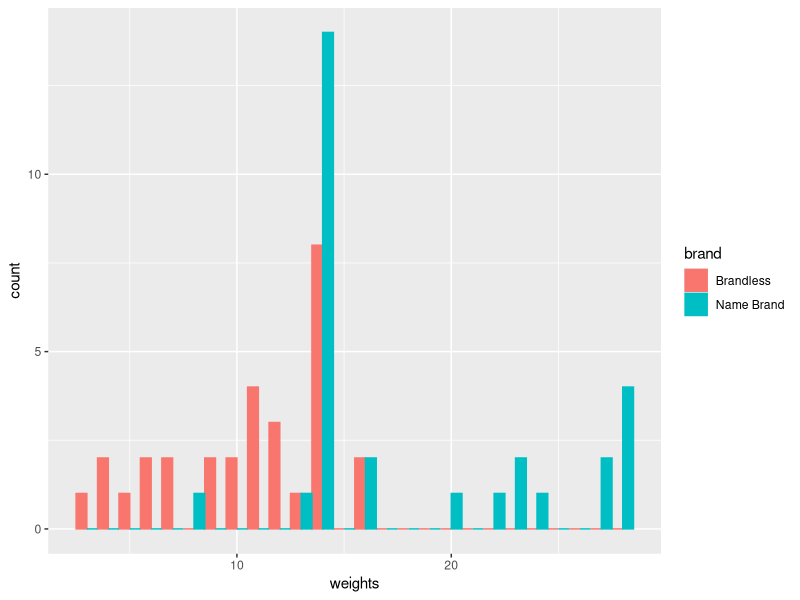
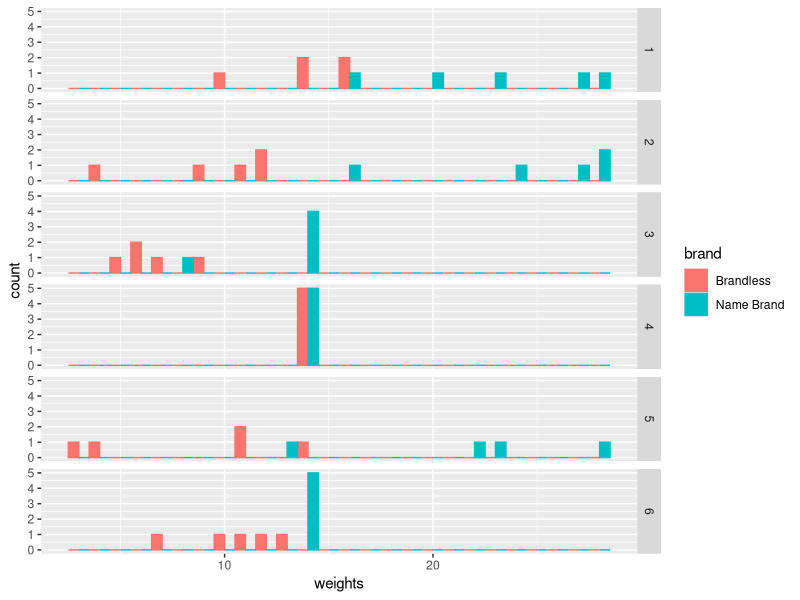

The R script that drew these images, in order:
# install.packages('ggplot2')
library(ggplot2)

towels <- read.csv('paper-towels.csv', header = T)

# Plot raw data grouped by paper towel brand
ggplot(towels, aes(weights, colour = brand, fill = brand)) +
  geom_histogram(position = "dodge", binwidth = 1)

# Plot raw data, grouped by paper towel brand and by student group
ggplot(towels, aes(weights, colour = brand, fill = brand)) +
  geom_histogram(position = "dodge", binwidth = 1) +
  facet_grid(rows = vars(group))

# Compute mean and standard deviation by group-brand pairs
towelSummaryStats <- aggregate(. ~ group + brand, towels[,c('group', 'brand', 'weights')], mean)
names(towelSummaryStats) <- c('group', 'brand', 'mean')
towelSummaryStats$standardDeviation <- aggregate(. ~ group + brand, towels[,c('group', 'brand', 'weights')], sd)$weights

# Sort the data so it is easier to look at
towelSummaryStats <- towelSummaryStats[with(towelSummaryStats, order(group, brand)),]

# Look at the data
towelSummaryStats